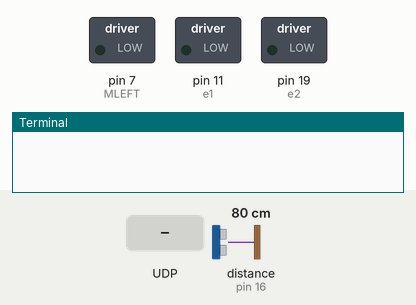
Bench run of a program on a simulated Raspberry Pi (header pin numbers). Parts: switched loads named in the program (green lamp = pin HIGH), the last lines printed to the terminal. Inputs (shaded band) come from the test bench; at power-on: distance to the obstacle (sensor on pin 16) 80 cm. The echo pulse lasts 58.3 µs per cm; the clock reads 2024-03-15 10:24:30 at power-on unless the program sets it; pins used as bus, display or sensor lines are not drawn.

Above: at 2.7 s.
2.8 s: UDP packet "1" arrives
At 3.7 s:
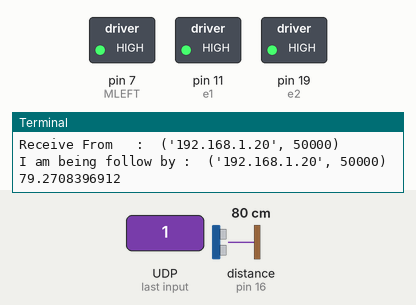
4.3 s: UDP packet "1" arrives
Timing chart, 0 to 7.3 s (numbered marks = the images above; inputs shaded):
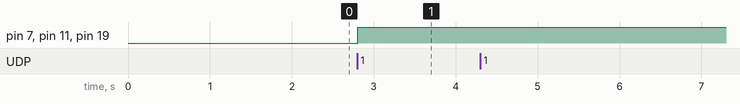

The program:

hairul1.py
```python
#sonar obstacle avoiding bot in python

#import required Python libraries
import time
import MFRC522
import signal
import RPi.GPIO as GPIO
import socket
import sys
from subprocess import call

#Set Raspberry Pi Mode
GPIO.setmode(GPIO.BOARD)

# Motor and Sensor
GPIO_TRIGGER = 12
GPIO_ECHO = 16

MLEFT = 7
MRIGHT = 22
e1 = 11
e2 =19

#set pins as output and input
GPIO.setwarnings(False)                 #Disable warnings
GPIO.setup(GPIO_TRIGGER,GPIO.OUT)	#Trigger
GPIO.setup(GPIO_ECHO,GPIO.IN)		#Echo

#Set trigger to false(low)
GPIO.output(GPIO_TRIGGER, False)

#allow module to settle
time.sleep(0.5)


#RFID
MIFAREReader = MFRC522.MFRC522()

cardA = [5,74,28,185,234]
cardB = [83,164,247,164,164]

#Connection
being_follow = False

#act as server
def server(n):
        UDP_IP = "192.168.0.109"
        UDP_PORT = 80
        MESSAGE = "1"

        sock = socket.socket(socket.AF_INET, socket.SOCK_DGRAM)
        sock.setsockopt(socket.SOL_SOCKET, socket.SO_REUSEADDR, 1)
        sock.bind((UDP_IP, UDP_PORT))
        data, addr = sock.recvfrom(5005)
        if data == '1':
                GPIO.output(e1, 0)
		GPIO.output(e2, 0)
                print "Receive From   : ", addr
                sock.sendto(MESSAGE, addr)
                print "I am being follow by : ", addr
                being_follow = True
        return being_follow


def sonar(n):
	#send 10 us pulse to trigger
	GPIO.output(GPIO_TRIGGER,True)
	time.sleep(0.00001)
	GPIO.output(GPIO_TRIGGER, False)

	start = time.time()

	#this doesn't allow for timeout!

	while GPIO.input(GPIO_ECHO)==0:
		start = time.time()

	while GPIO.input(GPIO_ECHO)==1:
		stop = time.time()

	#calculate pulse lenght
	elapsed = stop - start

	#distance pulse travelled in that time in time
	#multiplied by the speed of sound (cm/s)
	distance = elapsed * 34000

	#that was the distance there and back so halve the value
	distance = distance / 2

	return distance

GPIO.setup(MLEFT, GPIO.OUT)
GPIO.setwarnings(False)
GPIO.setup(MRIGHT, GPIO.OUT)
GPIO.setwarnings(False)
GPIO.setup(e1, GPIO.OUT)
GPIO.setwarnings(False)
GPIO.setup(e2, GPIO.OUT)
GPIO.setwarnings(False)
time.sleep(1)

while True:
        global delay

	time.sleep(0.3)
        server(0)
	distance = sonar (0)
	print distance

	if(distance >9):
		#foward
		GPIO.output(e1, 1)
		GPIO.output(e2, 1)
		GPIO.output(MLEFT, 1)
		GPIO.output(MRIGHT,1)

	elif(4.9<distance<8.9):
		#stop
		GPIO.output(e1, 0)
		GPIO.output(e2, 0)
		print "Detecting RFID"
		(status,TagType) = MIFAREReader.MFRC522_Request(MIFAREReader.PICC_REQIDL)
                if status == MIFAREReader.MI_OK:
                        print "Card detected"
                        if  backData == cardA:
                                UDP_IP = "192.168.0.106"
                                UDP_PORT = 80
                                MESSAGE = "1"
                                sock = socket.socket(socket.AF_INET, socket.SOCK_DGRAM)
                                sock.setsockopt(socket.SOL_SOCKET, socket.SO_REUSEADDR, 1)
                                sock.sendto(MESSAGE, (UDP_IP, UDP_PORT))
                                print "Following robot A"
                        elif backData == cardB:
                                UDP_IP = "192.168.0.104"
                                UDP_PORT = 80
                                MESSAGE = "1"
                                sock = socket.socket(socket.AF_INET, socket.SOCK_DGRAM)
                                sock.setsockopt(socket.SOL_SOCKET, socket.SO_REUSEADDR, 1)
                                sock.sendto(MESSAGE, (UDP_IP, UDP_PORT))
                                print "Following robot B"
                        MIFAREReader.GPIO_CLEEN()

                elif status == MIFAREReader.MI_ERR:
                        print "No RFID detected, It's an obstacle or wall."
                        GPIO.output(e1, 1)
                        GPIO.output(e2, 1)
                        GPIO.output(MLEFT, 1)
                        GPIO.output(MRIGHT,0)
                        time.sleep(delay)
                        GPIO.output(e1, 0)
                        GPIO.output(e2, 0)
```

Measured:
- after the input at 2.8 s, pin 7 (MLEFT), pin 11 (e1), pin 19 (e2): LOW → HIGH at once
